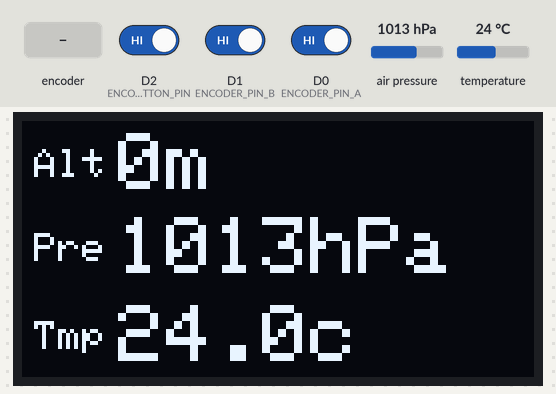
Bench run of a sketch on a simulated ESP8266 (NodeMCU). Shown: 128×64 one-colour display. The test bench sets the inputs (shaded band); at power-on: D2 (ENCODER_BUTTON_PIN) HIGH, D1 (ENCODER_PIN_B) HIGH, D0 (ENCODER_PIN_A) HIGH, air pressure 1013 hPa, temperature 24 °C. EEPROM starts erased; what the sketch prints to the serial monitor is not drawn.

Above: at 1.7 s.
1.8 s: D2 (ENCODER_BUTTON_PIN) driven LOW
At 3.6 s:
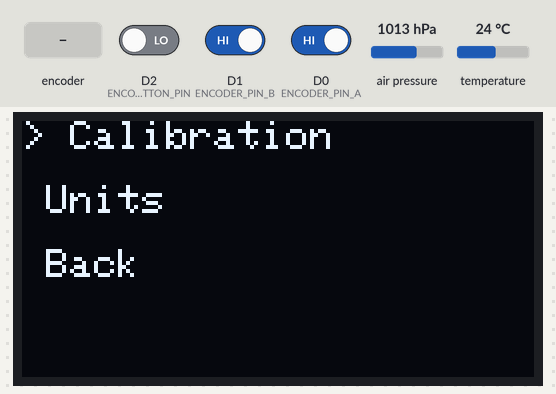
4.8 s: rotary encoder on D0 (ENCODER_PIN_A) / D1 (ENCODER_PIN_B) turned 3 steps (first pin leading)
At 6.3 s:
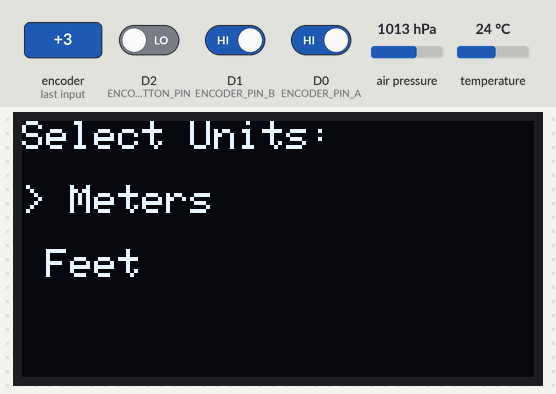
8.3 s: rotary encoder on D0 (ENCODER_PIN_A) / D1 (ENCODER_PIN_B) turned 3 steps (first pin leading)
At 10.6 s:
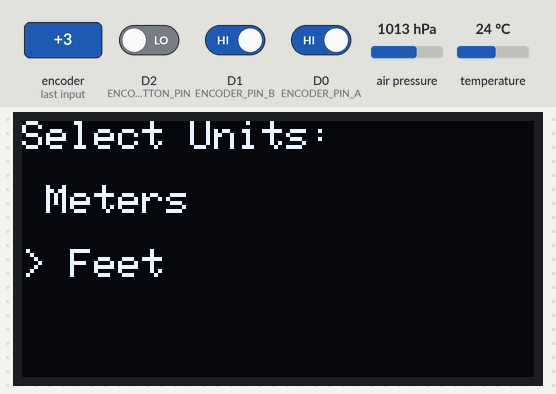
11.9 s: D2 (ENCODER_BUTTON_PIN) driven HIGH
Timing chart, 0 to 14.4 s (numbered marks = the images above; inputs shaded):
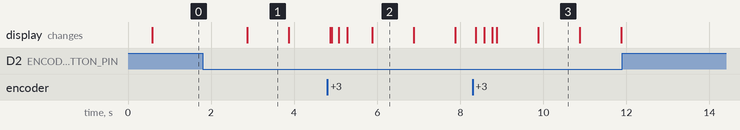

Measured:
- after the input at 1.8 s, the display: changes after 1.1 s (image 1)
- after the input at 4.8 s, the display: first differs from a run without the input after 0.10 s (image 2 shows a later state)
- after the input at 8.3 s, the display: changes after 0.08 s (image 3)
- after the input at 11.9 s, every drawn part: stays the same
- what the display in image 1 shows lasts 1.0 s, from 2.9 s to 3.9 s

The sketch:

Altisense.ino
```cpp
#include <Wire.h>
#include <Adafruit_SSD1306.h>
#include <MS5611.h> // https://github.com/jarzebski/Arduino-MS5611
#include <EEPROM.h>
#include <Arduino.h> // Required for ESP32 and IRAM_ATTR
#define SCREEN_WIDTH 128 // OLED display width, in pixels
#define SCREEN_HEIGHT 64 // OLED display height, in pixels
#define OLED_RESET -1 // Reset pin # (or -1 if sharing Arduino reset pin)
#define SCREEN_ADDRESS 0x3C // See datasheet for Address
Adafruit_SSD1306 display(SCREEN_WIDTH, SCREEN_HEIGHT, &Wire, OLED_RESET);
MS5611 ms5611;
// Rotary Encoder Inputs - Using the working code's definitions
#define ENCODER_PIN_A D0 // D0
#define ENCODER_PIN_B D1 // D1
#define ENCODER_BUTTON_PIN D2 // D2
// EEPROM Addresses
#define EEPROM_REFERENCE_PRESSURE 0
#define EEPROM_UNITS 8
// Menu States
enum MenuState {
MAIN_PAGE,
SETTINGS_MENU,
CALIBRATION_PAGE,
UNITS_PAGE
};
MenuState currentMenuState = MAIN_PAGE;
// Calibration Variables
double currentReferencePressure;
float currentSetAltitude = 0; // User-defined altitude for calibration
// Units Variable (0 for meters, 1 for feet)
uint8_t currentUnits = 0;
// Encoder Variables - Using the working code's logic
volatile long encoderCount = 0;
int lastStateCLK;
String currentDir = "";
unsigned long lastButtonPress = 0;
unsigned long buttonDebounceTime = 1000; // Debounce delay for button in ms
byte buttonPressCount = 0;
// Function Prototypes
void displayMainPage();
void displaySettingsMenu(int selectedOption);
void displayCalibrationPage();
void displayUnitsPage(int selectedOption);
void readEncoder();
void readButton();
void saveCalibration();
void loadCalibration();
void saveUnits();
void loadUnits();
float calculateAltitude(double pressure);
float convertToFeet(float meters);
void setupEncoder();
void setupButton();
void setup() {
Serial.begin(115200);
// Initialize MS5611 sensor
Serial.println("Initialize MS5611 Sensor");
while (!ms5611.begin()) {
Serial.println("Could not find a valid MS5611 sensor, check wiring!");
delay(500);
}
// Initialize OLED display
if (!display.begin(SSD1306_SWITCHCAPVCC, SCREEN_ADDRESS)) {
Serial.println(F("SSD1306 allocation failed"));
for (;;); // Don't proceed, loop forever
}
display.clearDisplay();
display.display();
delay(500);
// Initialize Encoder
setupEncoder();
// Initialize Button
setupButton();
// Load calibration and units from EEPROM
loadCalibration();
loadUnits();
// Set initial reference pressure
currentReferencePressure = ms5611.readPressure();
Serial.print("Initial Reference Pressure: ");
Serial.println(currentReferencePressure);
Serial.print("Initial Units: ");
Serial.println(currentUnits == 0 ? "Meters" : "Feet");
displayMainPage();
}
void loop() {
readButton();
readEncoder(); // Call the encoder reading function in the loop
switch (currentMenuState) {
case MAIN_PAGE:
displayMainPage();
break;
case SETTINGS_MENU: {
static int selectedSetting = 0;
if (encoderCount != 0) {
selectedSetting -= encoderCount;
if (selectedSetting < 0) selectedSetting = 2;
if (selectedSetting > 2) selectedSetting = 0;
encoderCount = 0;
displaySettingsMenu(selectedSetting);
}
if (buttonPressCount == 1) {
buttonPressCount = 0; // Reset after action
if (selectedSetting == 0) {
currentMenuState = CALIBRATION_PAGE;
currentSetAltitude = calculateAltitude(ms5611.readPressure()); // Initialize with current calculated altitude
displayCalibrationPage();
} else if (selectedSetting == 1) {
currentMenuState = UNITS_PAGE;
displayUnitsPage(currentUnits);
} else if (selectedSetting == 2) {
currentMenuState = MAIN_PAGE;
displayMainPage();
}
}
break;
}
case CALIBRATION_PAGE:
if (encoderCount != 0) {
currentSetAltitude += encoderCount; // Adjust the 'Set Altitude' value
encoderCount = 0;
displayCalibrationPage();
}
if (buttonPressCount == 1) {
buttonPressCount = 0;
// Recalculate reference pressure based on the set altitude
long currentPressure = ms5611.readPressure();
currentReferencePressure = currentPressure / pow(1.0 - (currentSetAltitude / 44330.0), 5.255);
saveCalibration();
currentMenuState = SETTINGS_MENU;
displaySettingsMenu(0);
}
break;
case UNITS_PAGE: {
static int selectedUnit = currentUnits;
if (encoderCount != 0) {
selectedUnit -= encoderCount;
if (selectedUnit < 0) selectedUnit = 1;
if (selectedUnit > 1) selectedUnit = 0;
encoderCount = 0;
displayUnitsPage(selectedUnit);
}
if (buttonPressCount == 1) {
buttonPressCount = 0;
currentUnits = selectedUnit;
saveUnits();
currentMenuState = SETTINGS_MENU;
displaySettingsMenu(1);
}
break;
}
}
delay(1); // Small delay for overall loop
}
void displayMainPage() {
double realTemperature = ms5611.readTemperature();
long realPressure = ms5611.readPressure();
float altitudeMeters = calculateAltitude(realPressure);
float altitudeDisplay = (currentUnits == 1) ? convertToFeet(altitudeMeters) : altitudeMeters;
String unitString = (currentUnits == 1) ? "ft" : "m";
display.clearDisplay();
display.setTextColor(SSD1306_WHITE);
display.setTextSize(1);
display.setCursor(3, 50);
display.print("Tmp");
display.setTextSize(2);
display.setCursor(24, 46);
display.print(realTemperature, 1);
display.print("c");
display.setTextSize(1);
display.setCursor(3, 28);
display.print("Pre");
display.setTextSize(2);
display.setTextSize(2);
display.setCursor(24, 24);
display.print((int)(realPressure / 100));
display.print("hPa");
display.setTextSize(1);
display.setCursor(3, 7);
display.print("Alt");
display.setTextSize(2);
display.setCursor(24, 3);
display.print(altitudeDisplay, 0);
display.print(unitString);
display.display();
}
void displaySettingsMenu(int selectedOption) {
display.clearDisplay();
display.setTextColor(SSD1306_WHITE);
display.setTextSize(1);
String options[] = {"Calibration", "Units", "Back"};
for (int i = 0; i < 3; i++) {
display.setCursor(0, i * 16);
if (i == selectedOption) {
display.print("> ");
} else {
display.print(" ");
}
display.println(options[i]);
}
display.display();
}
void displayCalibrationPage() {
long realPressure = ms5611.readPressure();
display.clearDisplay();
display.setTextColor(SSD1306_WHITE);
display.setTextSize(1);
display.setCursor(4, 4);
display.print("Altitude Calibration");
display.setCursor(6, 50);
display.print("Pre");
display.setTextSize(2);
display.setCursor(30, 46);
display.print((int)(realPressure / 100));
display.print("hPa");
display.setTextSize(1);
display.setCursor(6, 27);
display.print("Alt");;
display.setTextSize(2);
display.setCursor(32, 23);
display.print(currentSetAltitude, 0);
display.print("m");
display.display();
}
void displayUnitsPage(int selectedUnit) {
display.clearDisplay();
display.setTextColor(SSD1306_WHITE);
display.setTextSize(1);
display.setCursor(0, 0);
display.print("Select Units:");
display.setCursor(0, 16);
if (selectedUnit == 0) {
display.print("> Meters");
} else {
display.print(" Meters");
}
display.setCursor(0, 32);
if (selectedUnit == 1) {
display.print("> Feet");
} else {
display.print(" Feet");
}
display.display();
}
void readEncoder() {
// Rotary Encoder Inputs
int currentStateCLK = digitalRead(ENCODER_PIN_A);
// If last and current state of CLK are different, then pulse occurred
// React to only 1 state change to avoid double count
if (currentStateCLK != lastStateCLK && currentStateCLK == 1) {
// If the DT state is different than the CLK state then
// the encoder is rotating CCW so decrement
if (digitalRead(ENCODER_PIN_B) != currentStateCLK) {
encoderCount--;
currentDir = "CCW";
} else {
// Encoder is rotating CW so increment
encoderCount++;
currentDir = "CW";
}
Serial.print("Direction: ");
Serial.print(currentDir);
Serial.print(" | Counter: ");
Serial.println(encoderCount);
}
// Remember last CLK state
lastStateCLK = currentStateCLK;
}
void readButton() {
unsigned long currentTime = millis();
int buttonState = digitalRead(ENCODER_BUTTON_PIN);
if (buttonState == LOW) {
if (currentTime - lastButtonPress > buttonDebounceTime) {
buttonPressCount++;
lastButtonPress = currentTime;
}
}
if (currentMenuState == MAIN_PAGE && buttonPressCount >= 2) {
currentMenuState = SETTINGS_MENU;
displaySettingsMenu(0);
buttonPressCount = 0; // Reset the count after entering the menu
} else if (currentMenuState != MAIN_PAGE && buttonPressCount >= 1) {
// For other menus, a single press acts as "select" or "save"
// The action is handled within the respective menu's state logic
buttonPressCount = 1; // Ensure it's treated as a single action
} else if (buttonState == HIGH) {
// Reset the count if the button is released for a while
if (currentTime - lastButtonPress > 200) { // Adjust this delay as needed
buttonPressCount = 0;
}
}
}
void saveCalibration() {
EEPROM.put(EEPROM_REFERENCE_PRESSURE, currentReferencePressure);
Serial.println("Calibration saved to EEPROM");
}
void loadCalibration() {
if (EEPROM.read(EEPROM_REFERENCE_PRESSURE) != 0xFF) { // Check if EEPROM has been written before
EEPROM.get(EEPROM_REFERENCE_PRESSURE, currentReferencePressure);
Serial.print("Calibration loaded from EEPROM: ");
Serial.println(currentReferencePressure);
} else {
Serial.println("No calibration data in EEPROM, using default.");
}
}
void saveUnits() {
EEPROM.write(EEPROM_UNITS, currentUnits);
Serial.print("Units saved to EEPROM: ");
Serial.println(currentUnits == 0 ? "Meters" : "Feet");
}
void loadUnits() {
currentUnits = EEPROM.read(EEPROM_UNITS);
if (currentUnits != 0 && currentUnits != 1) {
currentUnits = 0; // Default to meters if invalid value
Serial.println("Invalid units in EEPROM, using default (Meters).");
} else {
Serial.print("Units loaded from EEPROM: ");
Serial.println(currentUnits == 0 ? "Meters" : "Feet");
}
}
float calculateAltitude(double pressure) {
// Simplified altitude calculation based on pressure and reference pressure
// Assumes standard atmospheric conditions
return 44330.0 * (1.0 - pow(pressure / currentReferencePressure, 0.1903));
}
float convertToFeet(float meters) {
return meters * 3.28084;
}
void setupEncoder() {
// Set encoder pins as inputs with pull-up resistors
pinMode(ENCODER_PIN_A, INPUT_PULLUP);
pinMode(ENCODER_PIN_B, INPUT_PULLUP);
// Initialize the last state of CLK for the encoder reading logic
lastStateCLK = digitalRead(ENCODER_PIN_A);
}
void setupButton() {
// Set the button pin as an input with a pull-up resistor
pinMode(ENCODER_BUTTON_PIN, INPUT_PULLUP);
}
```
